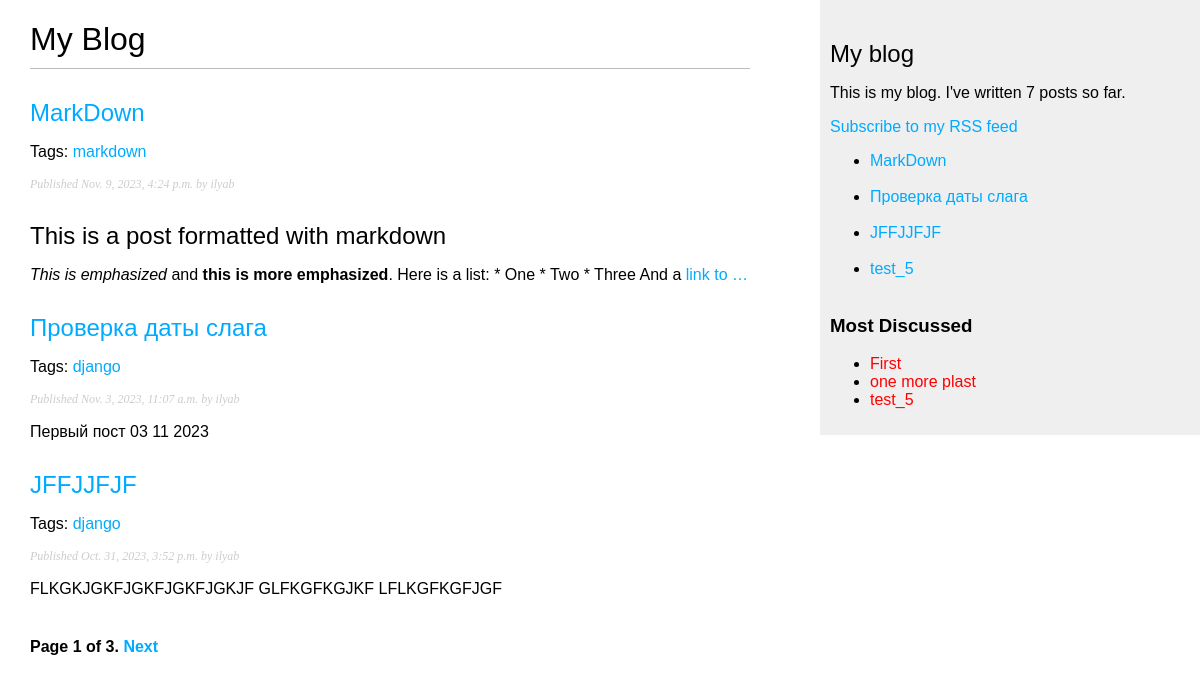
Screenshot of /blog/ with the database file from the repository.
### blog/models.py (models this page shows)
class Post(models.Model):
    class Status(models.TextChoices):
        DRAFT = 'DF', 'DRAFT'
        PUBLISHED = 'PB', 'PUBLISHED'
    title = models.CharField(max_length=100)
    slug = models.SlugField(max_length=250,
                            unique_for_date='publish')
    body = models.TextField()
    publish = models.DateTimeField(default=timezone.now)
    created = models.DateTimeField(auto_now_add=True)
    update = models.DateTimeField(auto_now=True)
    status = models.CharField(max_length=2, choices=Status.choices, default=Status.DRAFT)
    author = models.ForeignKey(User, on_delete=models.CASCADE, related_name='blog_post')
    objects = models.Manager()
    published = PublishedManager()
    class Meta:
        ordering = ['-publish']
        indexes = [
            models.Index(fields=['-publish'])
        ]
    tags = TaggableManager()
    def __str__(self):
        return self.title
    def get_absolute_url(self):
        return reverse('blog:post_detail',
                       args=[self.publish.year,
                             self.publish.month,
                             self.publish.day,
                             self.slug])

### blog/views.py (the view)
# urls.py: path('', views.PostListView.as_view(), name='post_list'),
class PostListView(ListView):
    queryset = Post.published.all()
    context_object_name = 'posts'
    paginate_by = 3
    template_name = 'blog/post/list.html'

### blog/models.py (called while the page is built)
    def get_queryset(self):
        return super().get_queryset() \
            .filter(status=Post.Status.PUBLISHED)

### blog/templatetags/blog_tags.py (called while the page is built)
@register.filter(name='markdown')
def markdown_format(text):
    return mark_safe(markdown.markdown(text))

@register.simple_tag()
def get_count_post():
    return Post.objects.count()

@register.inclusion_tag('blog/post/latest_posts.html')
def show_latest_post(count: int = 5):
    latest_posts = Post.published.order_by('-publish')[:count]
    return {"latest_posts": latest_posts}

@register.simple_tag()
def get_most_discussed(count: int = 5):
    most_discussed = Post.published.annotate(
        cnt_comments=Count("comments")
    ).order_by('-cnt_comments')[:count]
    return most_discussed

### blog/templates/blog/post/list.html (shortened to what this page needs)
{% extends "blog/base.html" %}
{% load blog_tags %}
{% block content %}
<h1>My Blog</h1>
{% for post in posts %}
<h2>
    <a href="{{ post.get_absolute_url }}">
        {{ post.title }}
    </a>
</h2>
<p class="tags">
    Tags:
    {% for tag in post.tags.all %}
    <a href="{% url 'blog:tag_posts' tag_slug=tag %}">{{tag}}</a>
    {% endfor %}
</p>
<p class="date">
    Published {{ post.publish }} by {{ post.author }}
</p>
{{ post.body|markdown|truncatewords_html:30 }}
{% endfor %}
{% include "blog/pagination.html" with page=page_obj %}
{% endblock %}

### blog/templates/blog/base.html (shortened to what this page needs)
{% load blog_tags %}
{% load static %}
<!DOCTYPE html>
<html>
<head>
    <link href="{% static 'blog/css/styles.css' %}" rel="stylesheet">
</head>
<body>
<div id="content">
    {% block content %}
    {% endblock %}
</div>
<div id="sidebar">
    <h2>My blog</h2>
    <p>
        This is my blog.
        I've written {% get_count_post %} posts so far.
    </p>
    <p>
        <a href="{% url 'blog:post_feed' %}">
        Subscribe to my RSS feed
        </a>
    </p>
    {% show_latest_post count=4%}
    <h3>Most Discussed</h3>
    {% get_most_discussed 3 as most_discussed %}
    <ul>
        {% for post in most_discussed %}
        <li>
            <a href="{{ post.get_absolute_url }}" style="color:red">{{post}}</a>
        </li>
        {% endfor %}
    </ul>
</div>
</body>
</html>

### blog/templates/blog/post/latest_posts.html
<ul>
    {% for post in latest_posts %}
    <li><a href="{{ post.get_absolute_url }}">{{post}}</a></li>
    <br>
    {% endfor %}
</ul>

### blog/static/blog/css/styles.css (style rules this page uses)
body { margin:0; padding:0; font-family:helvetica, sans-serif; }
a { color:#00abff; text-decoration:none; }
h1 { font-weight:normal; border-bottom:1px solid #bbb; padding:0 0 10px 0; }
h2 { font-weight:normal; margin:30px 0 0; }
#content { float:left; width:60%; padding:0 0 0 30px; }
#sidebar { float:right; width:30%; padding:10px; background:#efefef; height:100%; }
p.date { color:#ccc; font-family: georgia, serif; font-size: 12px; font-style: italic; }

### rows the page displays
Post: title "MarkDown", publish "Nov. 9, 2023, 4:24 p.m.", author "ilyab", body "This is a post formatted with markdown This is emphasized and this is more emphasized . Here is a list: * One * Two * Three And a link to …"
Tag: name "markdown"
Post: title "Проверка даты слага", publish "Nov. 3, 2023, 11:07 a.m.", author "ilyab", body "Первый пост 03 11 2023"
Tag: name "django"
Post: title "JFFJJFJF", publish "Oct. 31, 2023, 3:52 p.m.", author "ilyab", body "FLKGKJGKFJGKFJGKFJGKJF GLFKGFKGJKF LFLKGFKGFJGF"
Post: title "test_5"
Post: title "First"
Post: title "one more plast"

### other values shown
{{ page.number }} "1"
{{ page.paginator.num_pages }} "3"
